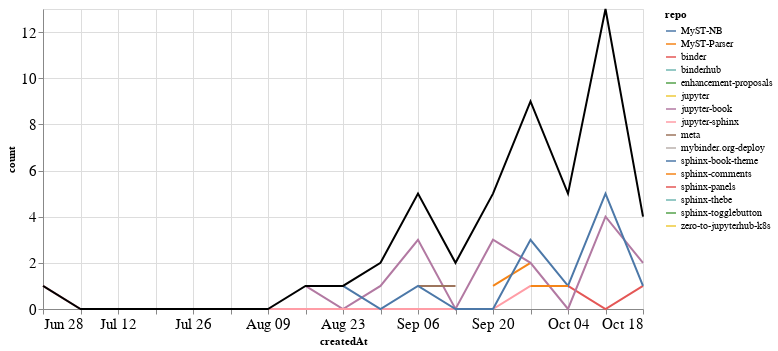

The notebook cell saved with this chart:
### Markdown cell above
## PRs

### Code cell
prs_time = prs.groupby('repo').resample('W', on='createdAt').count()['author'].reset_index()
prs_time = prs_time.rename(columns={'author': 'count'})
prs_time_total = prs_time.groupby('createdAt').agg({"count": "sum"}).reset_index()

ch1 = alt.Chart(prs_time, width=600).mark_line().encode(
    x='createdAt',
    y='count',
    color='repo',
    tooltip="repo"
)

ch2 = alt.Chart(prs_time_total, width=600).mark_line(color="black").encode(
    x='createdAt',
    y='count',
)

ch1 + ch2

### Figure 1 — Vega-Lite specification as saved in the notebook (floating-point values rounded to 4 significant figures)
{"config": {"axisLeft": {"labelFontSize": 15}, "axisBottom": {"labelFontSize": 15}}, "layer": [{"data": {"name": "data-a634f3e23c052cbb5b991572190dc96a"}, "mark": "line", "encoding": {"color": {"type": "nominal", "field": "repo"}, "tooltip": {"type": "nominal", "field": "repo"}, "x": {"type": "temporal", "field": "createdAt"}, "y": {"type": "quantitative", "field": "count"}}, "width": 600}, {"data": {"name": "data-a68515125a5d0b71cd4dda971306eb51"}, "mark": {"type": "line", "color": "black"}, "encoding": {"x": {"type": "temporal", "field": "createdAt"}, "y": {"type": "quantitative", "field": "count"}}, "width": 600}], "$schema": "https://vega.github.io/schema/vega-lite/v4.8.1.json", "datasets": {"data-a634f3e23c052cbb5b991572190dc96a": [{"repo": "MyST-NB", "createdAt": "2020-10-11T00:00:00", "count": 1}, {"repo": "MyST-Parser", "createdAt": "2020-09-20T00:00:00", "count": 1}, {"repo": "MyST-Parser", "createdAt": "2020-09-27T00:00:00", "count": 2}, {"repo": "binder", "createdAt": "2020-10-04T00:00:00", "count": 1}, {"repo": "binder", "createdAt": "2020-10-11T00:00:00", "count": 0}, {"repo": "binder", "createdAt": "2020-10-18T00:00:00", "count": 1}, {"repo": "binderhub", "createdAt": "2020-10-04T00:00:00", "count": 1}, {"repo": "enhancement-proposals", "createdAt": "2020-08-30T00:00:00", "count": 1}, {"repo": "jupyter", "createdAt": "2020-09-20T00:00:00", "count": 1}, {"repo": "jupyter-book", "createdAt": "2020-08-16T00:00:00", "count": 1}, {"repo": "jupyter-book", "createdAt": "2020-08-23T00:00:00", "count": 0}, {"repo": "jupyter-book", "createdAt": "2020-08-30T00:00:00", "count": 1}, {"repo": "jupyter-book", "createdAt": "2020-09-06T00:00:00", "count": 3}, {"repo": "jupyter-book", "createdAt": "2020-09-13T00:00:00", "count": 0}, {"repo": "jupyter-book", "createdAt": "2020-09-20T00:00:00", "count": 3}, {"repo": "jupyter-book", "createdAt": "2020-09-27T00:00:00", "count": 2}, {"repo": "jupyter-book", "createdAt": "2020-10-04T00:00:00", "count": 0}, {"repo": "jupyter-book", "createdAt": "2020-10-11T00:00:00", "count": 4}, {"repo": "jupyter-book", "createdAt": "2020-10-18T00:00:00", "count": 2}, {"repo": "jupyter-sphinx", "createdAt": "2020-06-28T00:00:00", "count": 1}, {"repo": "jupyter-sphinx", "createdAt": "2020-07-05T00:00:00", "count": 0}, {"repo": "jupyter-sphinx", "createdAt": "2020-07-12T00:00:00", "count": 0}, {"repo": "jupyter-sphinx", "createdAt": "2020-07-19T00:00:00", "count": 0}, {"repo": "jupyter-sphinx", "createdAt": "2020-07-26T00:00:00", "count": 0}, {"repo": "jupyter-sphinx", "createdAt": "2020-08-02T00:00:00", "count": 0}, {"repo": "jupyter-sphinx", "createdAt": "2020-08-09T00:00:00", "count": 0}, {"repo": "jupyter-sphinx", "createdAt": "2020-08-16T00:00:00", "count": 0}, {"repo": "jupyter-sphinx", "createdAt": "2020-08-23T00:00:00", "count": 0}, {"repo": "jupyter-sphinx", "createdAt": "2020-08-30T00:00:00", "count": 0}, {"repo": "jupyter-sphinx", "createdAt": "2020-09-06T00:00:00", "count": 0}, {"repo": "jupyter-sphinx", "createdAt": "2020-09-13T00:00:00", "count": 0}, {"repo": "jupyter-sphinx", "createdAt": "2020-09-20T00:00:00", "count": 0}, {"repo": "jupyter-sphinx", "createdAt": "2020-09-27T00:00:00", "count": 1}, {"repo": "meta", "createdAt": "2020-09-06T00:00:00", "count": 1}, {"repo": "meta", "createdAt": "2020-09-13T00:00:00", "count": 1}, {"repo": "mybinder.org-deploy", "createdAt": "2020-10-11T00:00:00", "count": 1}, {"repo": "sphinx-book-theme", "createdAt": "2020-08-23T00:00:00", "count": 1}, {"repo": "sphinx-book-theme", "createdAt": "2020-08-30T00:00:00", "count": 0}, {"repo": "sphinx-book-theme", "createdAt": "2020-09-06T00:00:00", "count": 1}, {"repo": "sphinx-book-theme", "createdAt": "2020-09-13T00:00:00", "count": 0}, {"repo": "sphinx-book-theme", "createdAt": "2020-09-20T00:00:00", "count": 0}, {"repo": "sphinx-book-theme", "createdAt": "2020-09-27T00:00:00", "count": 3}, {"repo": "sphinx-book-theme", "createdAt": "2020-10-04T00:00:00", "count": 1}, {"repo": "sphinx-book-theme", "createdAt": "2020-10-11T00:00:00", "count": 5}, {"repo": "sphinx-book-theme", "createdAt": "2020-10-18T00:00:00", "count": 1}, {"repo": "sphinx-comments", "createdAt": "2020-09-27T00:00:00", "count": 1}, {"repo": "sphinx-comments", "createdAt": "2020-10-04T00:00:00", "count": 1}, {"repo": "sphinx-panels", "createdAt": "2020-10-04T00:00:00", "count": 1}, {"repo": "sphinx-thebe", "createdAt": "2020-10-11T00:00:00", "count": 1}, {"repo": "sphinx-togglebutton", "createdAt": "2020-09-13T00:00:00", "count": 1}, {"repo": "zero-to-jupyterhub-k8s", "createdAt": "2020-10-11T00:00:00", "count": 1}], "data-a68515125a5d0b71cd4dda971306eb51": [{"createdAt": "2020-06-28T00:00:00", "count": 1}, {"createdAt": "2020-07-05T00:00:00", "count": 0}, {"createdAt": "2020-07-12T00:00:00", "count": 0}, {"createdAt": "2020-07-19T00:00:00", "count": 0}, {"createdAt": "2020-07-26T00:00:00", "count": 0}, {"createdAt": "2020-08-02T00:00:00", "count": 0}, {"createdAt": "2020-08-09T00:00:00", "count": 0}, {"createdAt": "2020-08-16T00:00:00", "count": 1}, {"createdAt": "2020-08-23T00:00:00", "count": 1}, {"createdAt": "2020-08-30T00:00:00", "count": 2}, {"createdAt": "2020-09-06T00:00:00", "count": 5}, {"createdAt": "2020-09-13T00:00:00", "count": 2}, {"createdAt": "2020-09-20T00:00:00", "count": 5}, {"createdAt": "2020-09-27T00:00:00", "count": 9}, {"createdAt": "2020-10-04T00:00:00", "count": 5}, {"createdAt": "2020-10-11T00:00:00", "count": 13}, {"createdAt": "2020-10-18T00:00:00", "count": 4}]}}
